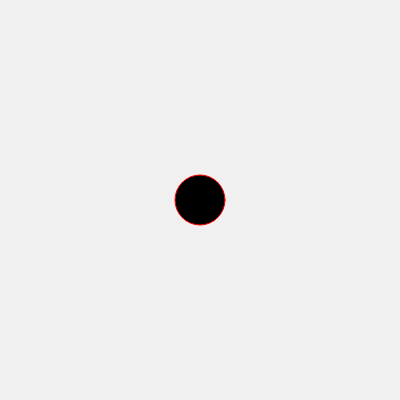
Frame 1 (no input)
Frame 60 (no input): identical to frame 1, image omitted
Frame 120 (the mouse pressed at the canvas centre since frame 60): identical to frame 1, image omitted

The p5.js sketch that drew this single still picture (run headless with seeded random() and noise() and a simulated clock; from frame 60 on, the mouse is pressed at the canvas centre):

// p5.js sketch
// ── sketch.js
// http://www.ac-grenoble.fr/disciplines/informatiquelycee/p5_base_a3.html
// Ellipse colorée


function setup()
{
  createCanvas(400,400);
  background(240);
  stroke(255,0,0);  // couleur du contour
  strokeWeight(1); // épaisseur
  fill(0,0,0); // couleur de l'intérieur
  ellipse(200,200,50,50);
  
  
}


function draw()
{

  
}
